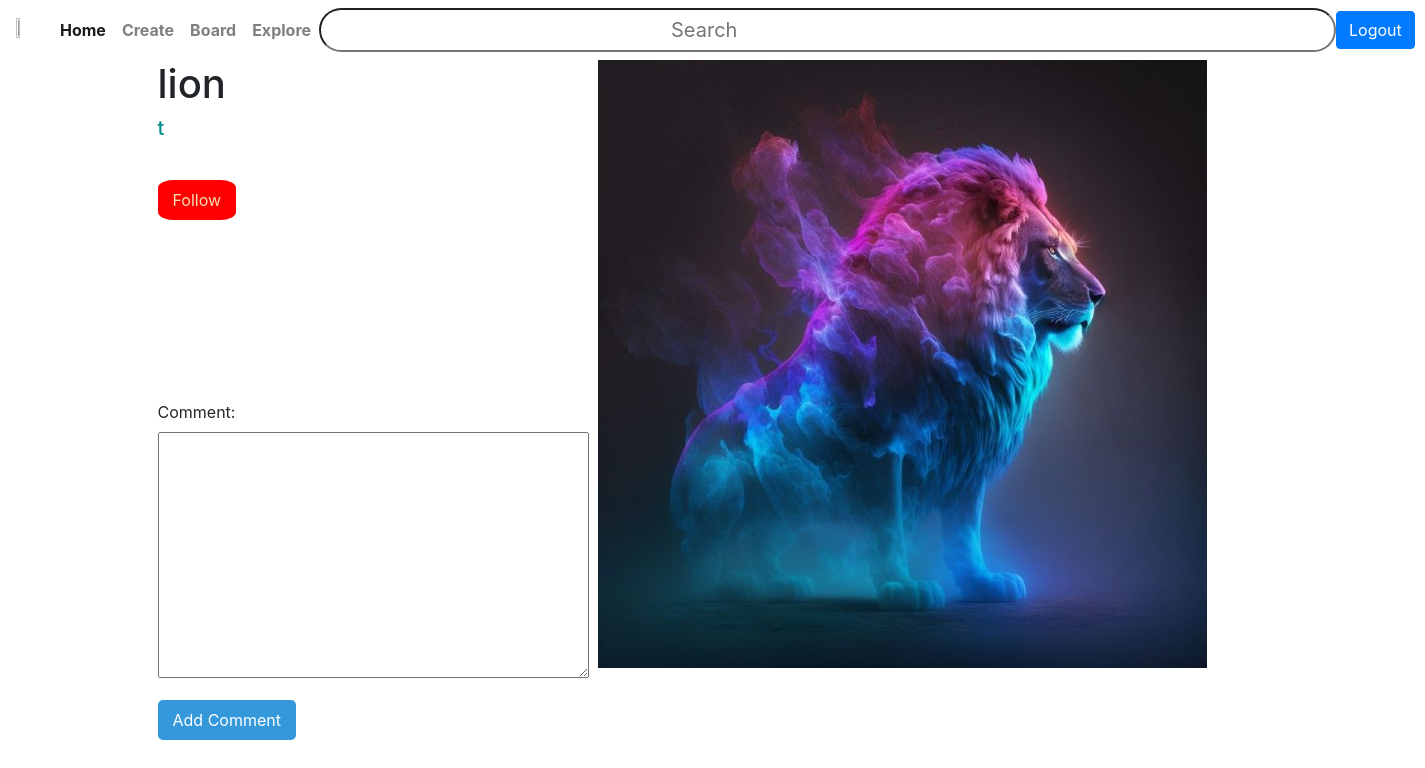
Screenshot of /image_detail/131/ (signed in) with the database file from the repository.
### pinapp/models.py (models this page shows, shortened)
class Image(models.Model):
    image_id = models.AutoField(primary_key=True)
    title = models.TextField(max_length=100)
    description=models.TextField(max_length=10000)
    image = models.ImageField(upload_to='images/')
    upload_date = models.DateTimeField(auto_now_add=True)
    slug = models.SlugField()
    category = models.ForeignKey(Category,on_delete=models.CASCADE,default=1)

### pinapp/views.py (the view)
# urls.py: path('image_detail/<int:image_id>/', image_detail, name='image_detail'),
def image_detail(request, image_id):
    image = get_object_or_404(Image, pk=image_id)
    comments = image.comments.all()
    is_following = Follow.objects.filter(user=request.user, image=image, followed=True).exists()
    if request.method == 'POST':
        form = CommentsForm(request.POST)
        if form.is_valid():
            new_comment = form.save(commit=False)
            new_comment.image = image
            new_comment.user_name = request.user.username  # Assign logged-in user as the commenter
            new_comment.save()
            return redirect('pinapp:image_detail', image_id=image_id)
    else:
        form = CommentsForm()
    return render(request, 'image_detail.html', {'i': image, 'comments': comments, 'form': form,'is_following': is_following})

### pinapp/forms.py
class CommentsForm(forms.ModelForm):
    class Meta:
        model = Comments
        fields = ['comment']

### pinapp/templates/image_detail.html (shortened to what this page needs)
{% extends 'base.html' %}
{% block content %}
<div class="container">
    <div class="row">
      <div class="col-sm-4 col-md-4 d-flex flex-column justify-center">
        <h1>{{i.title}}</h1>
        <h5>{{i.description}}</h5>
        <form method="post" action="{% url 'pinapp:follow_image' i.image_id %}">
            {% if is_following %}
                <button style="color:wheat; border-radius: 20%;" type="submit" name="unfollow">Unfollow</button>
            {% else %}
                <button type="submit" style="color:wheat; border-radius: 20%;background-color:red"  name="follow">Follow</button>
            {% endif %}
        </form>
    </div>
      <div class="col-sm-8 col-md-8"><img src="{{i.image.url}}" width="100%" height="100%" style="object-fit: contain;aspect-ratio: 6/5;" ></div>
    </div>
    <div class="row" >
      <div class="col-sm-4 col-md-4">
        {% if user.is_authenticated %}
        <form method="post" action="{% url 'pinapp:image_detail' i.image_id %}">
            {{ form.as_p }}
            <button type="submit">Add Comment</button>
        </form>
        {% endif %}
      </div>
    </div>
  </div>
{% endblock %}

### pinapp/templates/image_detail.html (style rules this page uses)
.row { margin-bottom: 100px; align-items: top; }
h5 { color:darkcyan; margin-bottom: 20px; width: 80%; }
form { margin-top: 20px; }
form button { padding: 8px 15px; background-color: #3498db; color: #fff; border: none; border-radius: 5px; cursor: pointer; }
.row { height:40vh; margin-bottom:0% }

### rows the page displays
Image: title "lion", description "t", image (picture)
